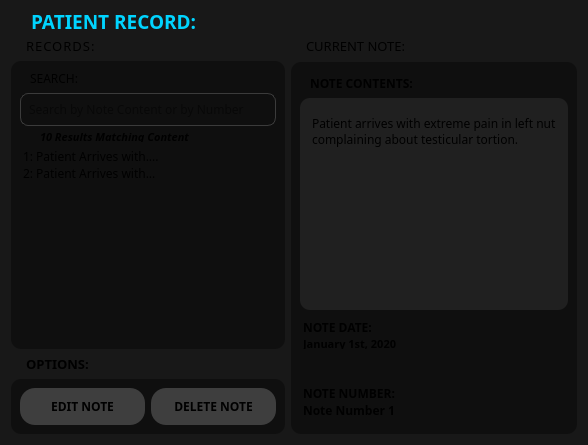
        <widget class="QFrame" name="frame_9">
         <property name="styleSheet">
          <string notr="true">background-color: rgb(24, 24, 24);
border: 0px solid rgba(255, 255, 255, 0);
border-radius: 10px;</string>
         </property>
         <property name="frameShape">
          <enum>QFrame::Shape::StyledPanel</enum>
         </property>
         <property name="frameShadow">
          <enum>QFrame::Shadow::Raised</enum>
         </property>
         <layout class="QHBoxLayout" name="horizontalLayout_13">
          <item>
           <layout class="QVBoxLayout" name="verticalLayout_8">
            <item>
             <widget class="QLabel" name="label_23">
              <property name="maximumSize">
               <size>
                <width>16777215</width>
                <height>20</height>
               </size>
              </property>
              <property name="font">
               <font>
                <family>Montserrat</family>
                <pointsize>14</pointsize>
                <bold>true</bold>
               </font>
              </property>
              <property name="styleSheet">
               <string notr="true">color: rgb(0, 212, 255);</string>
              </property>
              <property name="text">
               <string>PATIENT RECORD:</string>
              </property>
              <property name="indent">
               <number>20</number>
              </property>
             </widget>
            </item>
            <item>
             <layout class="QHBoxLayout" name="horizontalLayout_14" stretch="0,4">
              <item>
               <layout class="QVBoxLayout" name="verticalLayout_9">
                <item>
                 <widget class="QLabel" name="label_24">
                  <property name="maximumSize">
                   <size>
                    <width>16777215</width>
                    <height>20</height>
                   </size>
                  </property>
                  <property name="font">
                   <font>
                    <family>Montserrat Medium</family>
                    <pointsize>10</pointsize>
                    <bold>false</bold>
                   </font>
                  </property>
                  <property name="styleSheet">
                   <string notr="true">letter-spacing:1px;</string>
                  </property>
                  <property name="text">
                   <string>RECORDS:</string>
                  </property>
                  <property name="indent">
                   <number>15</number>
                  </property>
                 </widget>
                </item>
                <item>
                 <widget class="QFrame" name="frame_10">
                  <property name="styleSheet">
                   <string notr="true">background-color: rgb(15, 15, 15);</string>
                  </property>
                  <property name="frameShape">
                   <enum>QFrame::Shape::StyledPanel</enum>
                  </property>
                  <property name="frameShadow">
                   <enum>QFrame::Shadow::Raised</enum>
                  </property>
                  <layout class="QHBoxLayout" name="horizontalLayout_15">
                   <item>
                    <layout class="QVBoxLayout" name="verticalLayout_10">
                     <item>
                      <widget class="QLabel" name="label_25">
                       <property name="maximumSize">
                        <size>
                         <width>16777215</width>
                         <height>20</height>
                        </size>
                       </property>
                       <property name="font">
                        <font>
                         <family>Montserrat</family>
                        </font>
                       </property>
                       <property name="text">
                        <string>SEARCH:</string>
                       </property>
                       <property name="indent">
                        <number>10</number>
                       </property>
                      </widget>
                     </item>
                     <item>
                      <widget class="QLineEdit" name="record_search_field">
                       <property name="minimumSize">
                        <size>
                         <width>220</width>
                         <height>0</height>
                        </size>
                       </property>
                       <property name="font">
                        <font>
                         <family>Montserrat</family>
                        </font>
                       </property>
                       <property name="styleSheet">
                        <string notr="true">background-color: rgba(255, 255, 255, 0);
border:1px solid rgb(59, 59, 59);
padding: 6px;
border-radius: 8px;</string>
                       </property>
                       <property name="text">
                        <string/>
                       </property>
                       <property name="placeholderText">
                        <string>Search by Note Content or by Number</string>
                       </property>
                      </widget>
                     </item>
                     <item>
                      <widget class="QLabel" name="record_search_message">
                       <property name="maximumSize">
                        <size>
                         <width>16777215</width>
                         <height>10</height>
                        </size>
                       </property>
                       <property name="font">
                        <font>
                         <family>Montserrat</family>
                         <pointsize>8</pointsize>
                         <italic>true</italic>
                         <bold>true</bold>
                        </font>
                       </property>
                       <property name="text">
                        <string>10 Results Matching Content</string>
                       </property>
                       <property name="indent">
                        <number>20</number>
                       </property>
                      </widget>
                     </item>
                     <item>
                      <widget class="QListWidget" name="record_list">
                       <item>
                        <property name="text">
                         <string>1: Patient Arrives with....</string>
                        </property>
                        <property name="font">
                         <font>
                          <family>Montserrat</family>
                         </font>
                        </property>
                        <property name="icon">
                         <iconset theme="format-justify-left"/>
                        </property>
                       </item>
                       <item>
                        <property name="text">
                         <string>2: Patient Arrives with...</string>
                        </property>
                        <property name="font">
                         <font>
                          <family>Montserrat</family>
                         </font>
                        </property>
                        <property name="icon">
                         <iconset theme="format-justify-left"/>
                        </property>
                       </item>
                      </widget>
                     </item>
                    </layout>
                   </item>
                  </layout>
                 </widget>
                </item>
                <item>
                 <widget class="QLabel" name="label_26">
                  <property name="font">
                   <font>
                    <family>Montserrat Light</family>
                    <pointsize>10</pointsize>
                    <bold>true</bold>
                   </font>
                  </property>
                  <property name="text">
                   <string>OPTIONS:</string>
                  </property>
                  <property name="indent">
                   <number>15</number>
                  </property>
                 </widget>
                </item>
                <item>
                 <widget class="QFrame" name="frame_11">
                  <property name="styleSheet">
                   <string notr="true">background-color: rgb(15, 15, 15);</string>
                  </property>
                  <property name="frameShape">
                   <enum>QFrame::Shape::StyledPanel</enum>
                  </property>
                  <property name="frameShadow">
                   <enum>QFrame::Shadow::Raised</enum>
                  </property>
                  <layout class="QHBoxLayout" name="horizontalLayout_16">
                   <item>
                    <layout class="QHBoxLayout" name="horizontalLayout_17">
                     <item>
                      <widget class="QPushButton" name="edit_note_btn">
                       <property name="font">
                        <font>
                         <family>Montserrat</family>
                         <bold>true</bold>
                        </font>
                       </property>
                       <property name="styleSheet">
                        <string notr="true">background-color: rgb(62, 62, 62);
padding: 10px;
border-radius: 15px;</string>
                       </property>
                       <property name="text">
                        <string>EDIT NOTE</string>
                       </property>
                      </widget>
                     </item>
                     <item>
                      <widget class="QPushButton" name="delete_note_btn">
                       <property name="font">
                        <font>
                         <family>Montserrat</family>
                         <bold>true</bold>
                        </font>
                       </property>
                       <property name="styleSheet">
                        <string notr="true">background-color: rgb(62, 62, 62);
padding: 10px;
border-radius: 15px;</string>
                       </property>
                       <property name="text">
                        <string>DELETE NOTE</string>
                       </property>
                      </widget>
                     </item>
                    </layout>
                   </item>
                  </layout>
                 </widget>
                </item>
               </layout>
              </item>
              <item>
               <layout class="QVBoxLayout" name="verticalLayout_11">
                <property name="spacing">
                 <number>2</number>
                </property>
                <item>
                 <widget class="QLabel" name="label_27">
                  <property name="maximumSize">
                   <size>
                    <width>16777215</width>
                    <height>20</height>
                   </size>
                  </property>
                  <property name="font">
                   <font>
                    <family>Montserrat Medium</family>
                    <pointsize>10</pointsize>
                    <bold>false</bold>
                   </font>
                  </property>
                  <property name="text">
                   <string>CURRENT NOTE:</string>
                  </property>
                  <property name="indent">
                   <number>15</number>
                  </property>
                 </widget>
                </item>
                <item>
                 <widget class="QFrame" name="frame_12">
                  <property name="styleSheet">
                   <string notr="true">background-color: rgb(15, 15, 15);
margin-top: 5px;</string>
                  </property>
                  <property name="frameShape">
                   <enum>QFrame::Shape::StyledPanel</enum>
                  </property>
                  <property name="frameShadow">
                   <enum>QFrame::Shadow::Raised</enum>
                  </property>
                  <layout class="QHBoxLayout" name="horizontalLayout_18">
                   <item>
                    <layout class="QVBoxLayout" name="verticalLayout_12" stretch="0,7,0,0,1,0,0">
                     <property name="spacing">
                      <number>2</number>
                     </property>
                     <property name="bottomMargin">
                      <number>10</number>
                     </property>
                     <item>
                      <widget class="QLabel" name="label_28">
                       <property name="maximumSize">
                        <size>
                         <width>16777215</width>
                         <height>20</height>
                        </size>
                       </property>
                       <property name="font">
                        <font>
                         <family>Montserrat</family>
                         <bold>true</bold>
                        </font>
                       </property>
                       <property name="text">
                        <string>NOTE CONTENTS:</string>
                       </property>
                       <property name="indent">
                        <number>10</number>
                       </property>
                      </widget>
                     </item>
                     <item>
                      <widget class="QFrame" name="frame_13">
                       <property name="styleSheet">
                        <string notr="true">background-color: rgb(32, 32, 32);
margin-top: 5px;
margin-bottom: 5px;</string>
                       </property>
                       <property name="frameShape">
                        <enum>QFrame::Shape::StyledPanel</enum>
                       </property>
                       <property name="frameShadow">
                        <enum>QFrame::Shadow::Raised</enum>
                       </property>
                       <layout class="QHBoxLayout" name="horizontalLayout_20">
                        <item>
                         <widget class="QLabel" name="note_content">
                          <property name="font">
                           <font>
                            <family>Montserrat</family>
                           </font>
                          </property>
                          <property name="text">
                           <string>Patient arrives with extreme pain in left nut complaining about testicular tortion.</string>
                          </property>
                          <property name="alignment">
                           <set>Qt::AlignmentFlag::AlignLeading|Qt::AlignmentFlag::AlignLeft|Qt::AlignmentFlag::AlignTop</set>
                          </property>
                          <property name="wordWrap">
                           <bool>true</bool>
                          </property>
                         </widget>
                        </item>
                       </layout>
                      </widget>
                     </item>
                     <item>
                      <widget class="QLabel" name="label_29">
                       <property name="maximumSize">
                        <size>
                         <width>16777215</width>
                         <height>15</height>
                        </size>
                       </property>
                       <property name="font">
                        <font>
                         <family>Montserrat</family>
                         <bold>true</bold>
                        </font>
                       </property>
                       <property name="text">
                        <string>NOTE DATE:</string>
                       </property>
                      </widget>
                     </item>
                     <item>
                      <widget class="QLabel" name="note_date">
                       <property name="maximumSize">
                        <size>
                         <width>16777215</width>
                         <height>15</height>
                        </size>
                       </property>
                       <property name="font">
                        <font>
                         <family>Montserrat</family>
                         <pointsize>8</pointsize>
                         <bold>true</bold>
                        </font>
                       </property>
                       <property name="text">
                        <string>January 1st, 2020</string>
                       </property>
                      </widget>
                     </item>
                     <item>
                      <spacer name="verticalSpacer">
                       <property name="orientation">
                        <enum>Qt::Orientation::Vertical</enum>
                       </property>
                       <property name="sizeHint" stdset="0">
                        <size>
                         <width>20</width>
                         <height>40</height>
                        </size>
                       </property>
                      </spacer>
                     </item>
                     <item>
                      <widget class="QLabel" name="label_31">
                       <property name="maximumSize">
                        <size>
                         <width>16777215</width>
                         <height>15</height>
                        </size>
                       </property>
                       <property name="font">
                        <font>
                         <family>Montserrat</family>
                         <bold>true</bold>
                        </font>
                       </property>
                       <property name="text">
                        <string>NOTE NUMBER:</string>
                       </property>
                      </widget>
                     </item>
                     <item>
                      <widget class="QLabel" name="note_number">
                       <property name="maximumSize">
                        <size>
                         <width>16777215</width>
                         <height>15</height>
                        </size>
                       </property>
                       <property name="font">
                        <font>
                         <family>Montserrat</family>
                         <italic>false</italic>
                         <bold>true</bold>
                        </font>
                       </property>
                       <property name="text">
                        <string>Note Number 1</string>
                       </property>
                      </widget>
                     </item>
                    </layout>
                   </item>
                  </layout>
                 </widget>
                </item>
               </layout>
              </item>
             </layout>
            </item>
           </layout>
          </item>
         </layout>
        </widget>
